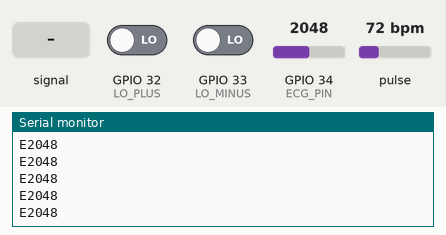
This sketch was run on a simulated ESP32. Shown: the last lines printed to the serial monitor. The test bench sets the inputs (shaded band); at power-on: GPIO 32 (LO_PLUS) LOW, pulse 72 bpm, GPIO 34 (ECG_PIN) = 2048, GPIO 33 (LO_MINUS) LOW (analog values on the 0–4095 scale). WiFi joins after 1.5 s; servers stay silent unless stated; uploads are accepted with an empty reply; nothing arrives over Bluetooth unless stated; a phone connects over Bluetooth LE 3 s after start.

Above: at 3.7 s.
3.8 s: GPIO 34 (ECG_PIN) fed a 2 Hz sine of ±1228 counts around its level
At 4.69 s:
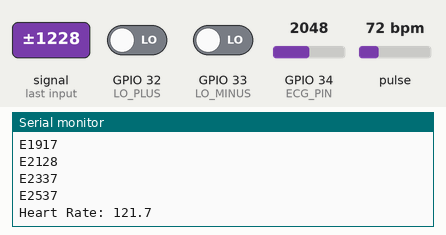
6.0 s: GPIO 32 (LO_PLUS) driven HIGH
At 6.71 s:
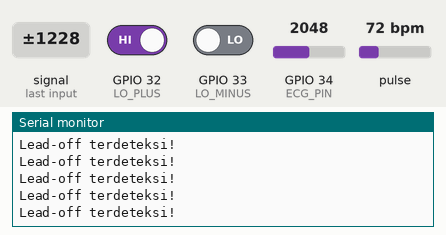
7.5 s: pulse set to 100 bpm
9.0 s: pulse set to 42 bpm
10.5 s: GPIO 32 (LO_PLUS) driven LOW
At 10.73 s:
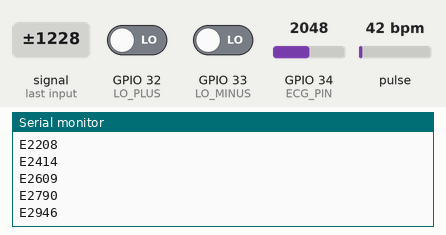
12.0 s: GPIO 34 (ECG_PIN) set to 1960
At 13.76 s:
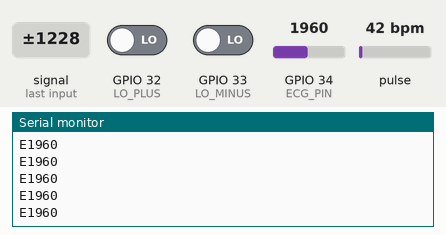
Timing chart, 0 to 14.5 s (numbered marks = the images above; inputs shaded):
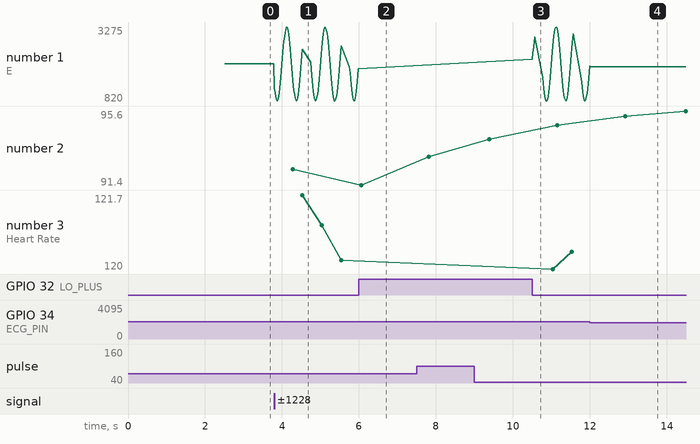

Measured:
- after the input at 3.8 s, the serial monitor: prints a new line at once (image 1)
- after the input at 10.5 s, the serial monitor: prints a new line at once (image 3)
- plotted number 1: 2048 → 1882 after the input at 3.8 s, 1882 → 1988 after the input at 10.5 s
- plotted number 2: 93 → 94 after the input at 9.0 s
- plotted number 3: 120.2 → 120.4 after the input at 10.5 s

The sketch:

ecg_spo2_monitor.ino
```cpp
#include <WiFi.h>
#include <HTTPClient.h>
#include <Wire.h>
#include <math.h>
#include "MAX30105.h"
#include "heartRate.h"

// *** BLE LIBRARY ***
#include <BLEDevice.h>
#include <BLEServer.h>
#include <BLEUtils.h>
#include <BLE2902.h>

// =======================
// KONFIGURASI WIFI
// =======================
#define WIFI_SSID "Fayra"
#define WIFI_PASSWORD "01072022"

// =======================
// KONFIGURASI FIREBASE
// =======================
#define DATABASE_URL "https://ecg-iot-c536b-default-rtdb.asia-southeast1.firebasedatabase.app/"
#define DATABASE_SECRET "lWGayIfmMH9wFAQF54iaIwhy6LCKacZCGtUc448X"

// =======================
// KONFIGURASI SENSOR
// =======================
#define ECG_PIN    34
#define LO_PLUS    32
#define LO_MINUS   33

MAX30105 particleSensor;
bool max30102_ready = false;

// =======================
// VARIABEL GLOBAL SENSOR
// =======================
float heart_rate = 0;
float hr_spo2 = 0;
float spo2 = 0;
unsigned long lastBeatOptical = 0;

unsigned long lastBeatTime = 0;
const int SAMPLE_RATE = 10;  // 100 Hz untuk ECG
unsigned long lastSampleTime = 0;

// SpO2 Variables
double avered = 0, aveir = 0;
double sumredrms = 0, sumirrms = 0;
int spo2_sample_count = 0;
double ESpO2 = 95.0;
double FSpO2 = 0.7;
double frate = 0.95;
#define TIMETOBOOT 3000
#define FINGER_ON 50000
#define MINIMUM_SPO2 0.0
#define NUM_SAMPLES 100

// =======================
// BLE CONFIG
// =======================
#define SERVICE_UUID            "12345678-1234-5678-9abc-123456789abc"
#define HR_CHARACTERISTIC_UUID  "12345678-1234-5678-9abc-123456789abd"
#define SPO2_CHARACTERISTIC_UUID "12345678-1234-5678-9abc-123456789abe"

BLECharacteristic *pHRCharacteristic;
BLECharacteristic *pSpO2Characteristic;
bool deviceConnected = false;

class MyServerCallbacks : public BLEServerCallbacks {
    void onConnect(BLEServer* pServer) {
        deviceConnected = true;
        Serial.println("BLE Client Connected!");
    };
    void onDisconnect(BLEServer* pServer) {
        deviceConnected = false;
        Serial.println("BLE Client Disconnected. Restarting advertising...");
        BLEDevice::startAdvertising();
    }
};

void initBLE() {
    BLEDevice::init("ECG_SpO2_Monitor");
    BLEServer *pServer = BLEDevice::createServer();
    pServer->setCallbacks(new MyServerCallbacks());

    BLEService *pService = pServer->createService(SERVICE_UUID);

    pHRCharacteristic = pService->createCharacteristic(
                        HR_CHARACTERISTIC_UUID,
                        BLECharacteristic::PROPERTY_READ |
                        BLECharacteristic::PROPERTY_NOTIFY
                    );
    pHRCharacteristic->addDescriptor(new BLE2902());

    pSpO2Characteristic = pService->createCharacteristic(
                        SPO2_CHARACTERISTIC_UUID,
                        BLECharacteristic::PROPERTY_READ |
                        BLECharacteristic::PROPERTY_NOTIFY
                    );
    pSpO2Characteristic->addDescriptor(new BLE2902());

    pService->start();

    BLEAdvertising *pAdvertising = BLEDevice::getAdvertising();
    pAdvertising->addServiceUUID(SERVICE_UUID);
    pAdvertising->setScanResponse(true);
    pAdvertising->setMinPreferred(0x06);
    pAdvertising->setMinPreferred(0x12);
    BLEDevice::startAdvertising();
    Serial.println("BLE advertising started.");
}

// =======================
// KIRIM DATA KE BLE
// =======================
void sendDataBLE(int ecgRaw) {
    if (deviceConnected) {
        String ecgStr = "E" + String(ecgRaw);
        pHRCharacteristic->setValue(ecgStr.c_str());
        pHRCharacteristic->notify();

        if (heart_rate > 0) {
            String hrStr = "HR:" + String(heart_rate, 1);
            pHRCharacteristic->setValue(hrStr.c_str());
            pHRCharacteristic->notify();
        }

        if (spo2 > 0) {
            String spo2Str = "SpO2:" + String(spo2, 1);
            pSpO2Characteristic->setValue(spo2Str.c_str());
            pSpO2Characteristic->notify();
        }
    }
}

// =======================
// SETUP
// =======================
void setup() {
  Serial.begin(115200);
  delay(1000);
  Serial.println("\n=== ESP32 IoT ECG + SpO₂ + Firebase ===");

  WiFi.begin(WIFI_SSID, WIFI_PASSWORD);
  Serial.print("Menghubungkan ke WiFi");
  int timeout = 0;
  while (WiFi.status() != WL_CONNECTED && timeout < 20) {
    delay(500);
    Serial.print(".");
    timeout++;
  }
  if (WiFi.status() == WL_CONNECTED) {
    Serial.println("\nWiFi tersambung!");
    Serial.print("IP: ");
    Serial.println(WiFi.localIP());
  } else {
    Serial.println("\nWiFi gagal. Lanjut tanpa Firebase.");
  }

  pinMode(LO_PLUS, INPUT);
  pinMode(LO_MINUS, INPUT);
  analogReadResolution(12);
  Serial.println("AD8232 siap.");

  Wire.begin(21, 22);
  if (particleSensor.begin(Wire, I2C_SPEED_STANDARD)) {
    particleSensor.setup(255, 4, 2, 400, 411, 16384);
    particleSensor.setPulseAmplitudeRed(0x3F);
    particleSensor.setPulseAmplitudeIR(0x3F);
    max30102_ready = true;
    Serial.println("MAX30102 siap.");
  } else {
    Serial.println("MAX30102 tidak terdeteksi!");
  }

  initBLE();

  Serial.println("\nFormat Data (Serial):");
  Serial.println("E2048 (100x/detik) | Heart Rate: 78.5 | SpO2: 98.2");
  Serial.println("--------------------------------");
}

// =======================
// BACA HR DARI AD8232 + KIRIM ECG & HR
// =======================
float bacaHR_AD8232(int &ecgRawOut) {
  static float lastValue = 0;
  static bool peakDetected = false;
  static unsigned long lastPeakTime = 0;
  static float bpm = 0;
  float currentBpm = 0;

  ecgRawOut = 0;

  if (digitalRead(LO_PLUS) == HIGH || digitalRead(LO_MINUS) == HIGH) {
    Serial.println("Lead-off terdeteksi!");
    if (deviceConnected) {
      pHRCharacteristic->setValue("!");
      pHRCharacteristic->notify();
    }
    return 0;
  }

  if (millis() - lastSampleTime >= SAMPLE_RATE) {
    lastSampleTime = millis();

    int rawValue = analogRead(ECG_PIN);
    float currentValue = (float)rawValue;
    ecgRawOut = rawValue;

    // KIRIM ECG SETIAP SAMPEL (100 Hz)
    Serial.print("E");
    Serial.println(rawValue);

    // Deteksi peak
    if (currentValue > 2500 && currentValue > lastValue + 100) {
      if (!peakDetected) {
        unsigned long currentTime = millis();
        if (lastPeakTime > 0) {
          unsigned long interval = currentTime - lastPeakTime;
          if (interval > 300 && interval < 2000) {
            bpm = 60000.0 / interval;
            static float smoothedBpm = 0;
            if (smoothedBpm == 0) smoothedBpm = bpm;
            else smoothedBpm = 0.7 * smoothedBpm + 0.3 * bpm;
            currentBpm = smoothedBpm;
            if (currentBpm < 40 || currentBpm > 180) currentBpm = 0;
          }
        }
        lastPeakTime = currentTime;
        peakDetected = true;

        // KIRIM HR SAAT ADA UPDATE
        if (currentBpm > 0 && abs(heart_rate - currentBpm) > 0.1) {
          heart_rate = currentBpm;
          Serial.print("Heart Rate: ");
          Serial.println(heart_rate, 1);
        }
      }
    } else {
      peakDetected = false;
    }

    lastValue = currentValue;

    // Reset jika tidak ada detak dalam 3 detik
    if (millis() - lastPeakTime > 3000) {
      if (heart_rate > 0) {
        heart_rate = 0;
        Serial.println("Heart Rate: 0.0");
      }
      currentBpm = 0;
      bpm = 0;
    }
  }

  return heart_rate;
}

// =======================
// BACA SpO₂ + KIRIM SpO2 SETIAP UPDATE (100 sampel)
// =======================
void bacaSpO2_MAX30102(float &spo2_out, float &hr) {
  if (!max30102_ready) { spo2_out = 0; hr = 0; return; }

  long irValue = particleSensor.getIR();
  long redValue = particleSensor.getRed();

  // Jari tidak terdeteksi
  if (irValue < FINGER_ON || redValue < FINGER_ON) {
    if (spo2 > 0) {
      spo2 = 0;
      Serial.println("SpO2: 0.0");
    }
    spo2_out = MINIMUM_SPO2;
    hr = 0;
    return;
  }

  // Deteksi detak dari IR
  if (checkForBeat(irValue)) {
    unsigned long delta = millis() - lastBeatOptical;
    lastBeatOptical = millis();
    hr = 60.0 / (delta / 1000.0);
    if (hr < 40 || hr > 180) hr = 0;
  }

  double fred = (double)redValue;
  double fir = (double)irValue;

  avered = avered * frate + fred * (1.0 - frate);
  aveir = aveir * frate + fir * (1.0 - frate);

  sumredrms += (fred - avered) * (fred - avered);
  sumirrms += (fir - aveir) * (fir - aveir);
  spo2_sample_count++;

  if (spo2_sample_count % NUM_SAMPLES == 0 && millis() > TIMETOBOOT) {
    double R = (sqrt(sumredrms) / avered) / (sqrt(sumirrms) / aveir);
    double SpO2 = -23.3 * (R - 0.4) + 100;
    ESpO2 = FSpO2 * ESpO2 + (1.0 - FSpO2) * SpO2;
    spo2_out = ESpO2;
    if (spo2_out <= -1) spo2_out = 0;
    if (spo2_out > 100) spo2_out = 100;

    // KIRIM SETIAP UPDATE (setiap 100 sampel)
    spo2 = spo2_out;
    Serial.print("SpO2: ");
    Serial.println(spo2, 1);

    sumredrms = 0.0;
    sumirrms = 0.0;
    spo2_sample_count = 0;
  } else {
    spo2_out = ESpO2;
  }
}

// =======================
// LOOP UTAMA
// =======================
void loop() {
  int ecgRaw = 0;
  heart_rate = bacaHR_AD8232(ecgRaw);

  if (max30102_ready)
    bacaSpO2_MAX30102(spo2, hr_spo2);

  // 1. BLE: Kirim ECG + HR + SpO2 (20 Hz)
  static unsigned long lastBLESend = 0;
  if (millis() - lastBLESend > 50) {
    lastBLESend = millis();
    sendDataBLE(ecgRaw);
  }

  // 2. Serial: HR & SpO2 dikirim langsung di fungsi bacaHR & bacaSpO2
  //    → TIDAK DIPANGGIL DI SINI!

  // 3. Firebase: Kirim setiap 1 detik
  static unsigned long lastFirebase = 0;
  if (millis() - lastFirebase > 1000 && WiFi.status() == WL_CONNECTED) {
    lastFirebase = millis();

    HTTPClient http;
    String url = String(DATABASE_URL) + "/health_data.json?auth=" + DATABASE_SECRET;

    String payload = "{";
    payload += "\"heart_rate\":" + String(heart_rate, 1) + ",";
    payload += "\"spo2\":" + String(spo2, 1) + ",";
    payload += "\"ecg_raw\":" + String(ecgRaw) + ",";
    payload += "\"timestamp\":" + String(millis());
    payload += "}";

    http.begin(url);
    http.addHeader("Content-Type", "application/json");
    int code = http.POST(payload);
    if (code > 0) {
      Serial.printf("Firebase OK (%d)\n", code);
    } else {
      Serial.printf("Firebase error: %s\n", http.errorToString(code).c_str());
    }
    http.end();
  }

  delay(1);
}
```
